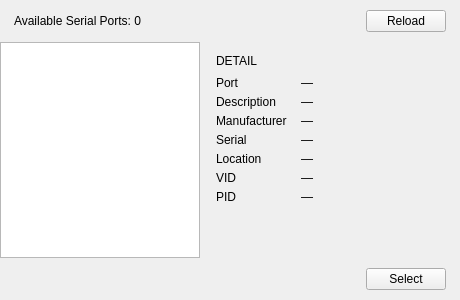
<?xml version="1.0" encoding="UTF-8"?>
<ui version="4.0">
 <class>PortPopup</class>
 <!-- COM port popup. In code: construct with Qt::Popup window flag (auto-closes on
      outside click) and anchor it under the port button. Shadow = QGraphicsDropShadowEffect. -->
 <widget class="QWidget" name="PortPopup">
  <property name="geometry">
   <rect>
    <x>0</x>
    <y>0</y>
    <width>460</width>
    <height>300</height>
   </rect>
  </property>
  <property name="windowTitle">
   <string>Available Serial Ports</string>
  </property>
  <layout class="QVBoxLayout" name="popupLayout">
   <property name="spacing">
    <number>0</number>
   </property>
   <property name="leftMargin">
    <number>0</number>
   </property>
   <property name="topMargin">
    <number>0</number>
   </property>
   <property name="rightMargin">
    <number>0</number>
   </property>
   <property name="bottomMargin">
    <number>0</number>
   </property>
   <!-- ==== Head: "Available Serial Ports: N" + Reload ==== -->
   <item>
    <widget class="QWidget" name="com_head" native="true">
     <layout class="QHBoxLayout" name="comHeadLayout">
      <property name="leftMargin">
       <number>14</number>
      </property>
      <property name="topMargin">
       <number>10</number>
      </property>
      <property name="rightMargin">
       <number>14</number>
      </property>
      <property name="bottomMargin">
       <number>10</number>
      </property>
      <item>
       <widget class="QLabel" name="com_count">
        <property name="text">
         <string>Available Serial Ports: 0</string>
        </property>
       </widget>
      </item>
      <item>
       <spacer name="comHeadSpacer">
        <property name="orientation">
         <enum>Qt::Orientation::Horizontal</enum>
        </property>
        <property name="sizeHint" stdset="0">
         <size>
          <width>40</width>
          <height>20</height>
         </size>
        </property>
       </spacer>
      </item>
      <item>
       <widget class="QPushButton" name="reload_button">
        <property name="text">
         <string>Reload</string>
        </property>
       </widget>
      </item>
     </layout>
    </widget>
   </item>
   <!-- ==== Body: list (left) + detail (right) ==== -->
   <item>
    <widget class="QWidget" name="com_body" native="true">
     <layout class="QHBoxLayout" name="comBodyLayout" stretch="0,1">
      <property name="spacing">
       <number>0</number>
      </property>
      <property name="leftMargin">
       <number>0</number>
      </property>
      <property name="topMargin">
       <number>0</number>
      </property>
      <property name="rightMargin">
       <number>0</number>
      </property>
      <property name="bottomMargin">
       <number>0</number>
      </property>
      <!-- port list (left) -->
      <item>
       <widget class="QListWidget" name="com_list">
        <property name="minimumSize">
         <size>
          <width>200</width>
          <height>0</height>
         </size>
        </property>
        <property name="maximumSize">
         <size>
          <width>200</width>
          <height>16777215</height>
         </size>
        </property>
        <property name="horizontalScrollBarPolicy">
         <enum>Qt::ScrollBarPolicy::ScrollBarAlwaysOff</enum>
        </property>
        <property name="wordWrap">
         <bool>true</bool>
        </property>
       </widget>
      </item>
      <!-- detail panel (right) -->
      <item>
       <widget class="QWidget" name="com_detail" native="true">
        <layout class="QVBoxLayout" name="comDetailLayout">
         <property name="spacing">
          <number>8</number>
         </property>
         <property name="leftMargin">
          <number>16</number>
         </property>
         <property name="topMargin">
          <number>12</number>
         </property>
         <property name="rightMargin">
          <number>16</number>
         </property>
         <property name="bottomMargin">
          <number>12</number>
         </property>
         <item>
          <widget class="QLabel" name="detail_title">
           <property name="text">
            <string>DETAIL</string>
           </property>
          </widget>
         </item>
         <item>
          <layout class="QFormLayout" name="detailForm">
           <property name="horizontalSpacing">
            <number>14</number>
           </property>
           <property name="verticalSpacing">
            <number>5</number>
           </property>
           <item row="0" column="0">
            <widget class="QLabel" name="detail_k_port">
             <property name="text">
              <string>Port</string>
             </property>
            </widget>
           </item>
           <item row="0" column="1">
            <widget class="QLabel" name="detail_v_port">
             <property name="text">
              <string>—</string>
             </property>
            </widget>
           </item>
           <item row="1" column="0">
            <widget class="QLabel" name="detail_k_desc">
             <property name="text">
              <string>Description</string>
             </property>
            </widget>
           </item>
           <item row="1" column="1">
            <widget class="QLabel" name="detail_v_desc">
             <property name="text">
              <string>—</string>
             </property>
            </widget>
           </item>
           <item row="2" column="0">
            <widget class="QLabel" name="detail_k_mfr">
             <property name="text">
              <string>Manufacturer</string>
             </property>
            </widget>
           </item>
           <item row="2" column="1">
            <widget class="QLabel" name="detail_v_mfr">
             <property name="text">
              <string>—</string>
             </property>
            </widget>
           </item>
           <item row="3" column="0">
            <widget class="QLabel" name="detail_k_serial">
             <property name="text">
              <string>Serial</string>
             </property>
            </widget>
           </item>
           <item row="3" column="1">
            <widget class="QLabel" name="detail_v_serial">
             <property name="text">
              <string>—</string>
             </property>
            </widget>
           </item>
           <item row="4" column="0">
            <widget class="QLabel" name="detail_k_location">
             <property name="text">
              <string>Location</string>
             </property>
            </widget>
           </item>
           <item row="4" column="1">
            <widget class="QLabel" name="detail_v_location">
             <property name="text">
              <string>—</string>
             </property>
            </widget>
           </item>
           <item row="5" column="0">
            <widget class="QLabel" name="detail_k_vid">
             <property name="text">
              <string>VID</string>
             </property>
            </widget>
           </item>
           <item row="5" column="1">
            <widget class="QLabel" name="detail_v_vid">
             <property name="text">
              <string>—</string>
             </property>
            </widget>
           </item>
           <item row="6" column="0">
            <widget class="QLabel" name="detail_k_pid">
             <property name="text">
              <string>PID</string>
             </property>
            </widget>
           </item>
           <item row="6" column="1">
            <widget class="QLabel" name="detail_v_pid">
             <property name="text">
              <string>—</string>
             </property>
            </widget>
           </item>
          </layout>
         </item>
         <item>
          <spacer name="comDetailSpacer">
           <property name="orientation">
            <enum>Qt::Orientation::Vertical</enum>
           </property>
           <property name="sizeHint" stdset="0">
            <size>
             <width>20</width>
             <height>40</height>
            </size>
           </property>
          </spacer>
         </item>
        </layout>
       </widget>
      </item>
     </layout>
    </widget>
   </item>
   <!-- ==== Foot: Select button (right-aligned) ==== -->
   <item>
    <widget class="QWidget" name="com_foot" native="true">
     <layout class="QHBoxLayout" name="comFootLayout">
      <property name="leftMargin">
       <number>14</number>
      </property>
      <property name="topMargin">
       <number>10</number>
      </property>
      <property name="rightMargin">
       <number>14</number>
      </property>
      <property name="bottomMargin">
       <number>10</number>
      </property>
      <item>
       <spacer name="comFootSpacer">
        <property name="orientation">
         <enum>Qt::Orientation::Horizontal</enum>
        </property>
        <property name="sizeHint" stdset="0">
         <size>
          <width>40</width>
          <height>20</height>
         </size>
        </property>
       </spacer>
      </item>
      <item>
       <widget class="QPushButton" name="select_button">
        <property name="text">
         <string>Select</string>
        </property>
        <property name="primary" stdset="0">
         <bool>true</bool>
        </property>
       </widget>
      </item>
     </layout>
    </widget>
   </item>
  </layout>
 </widget>
 <resources/>
 <connections/>
</ui>
